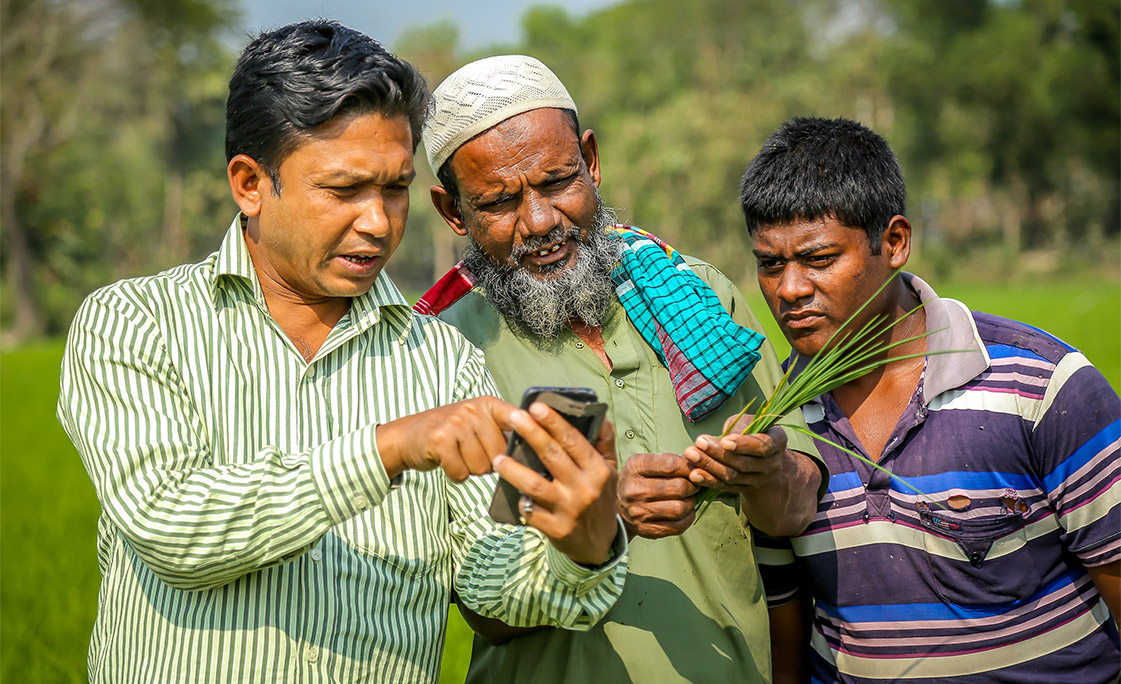
#> input picture 3-people.jpg, 1121 x 684 px
$ jupyter execute thermalImage.ipynb   (shell and % lines are left out)
#> lines starting #> are read from the running program, lines starting #| are printed output that depends on the picture; after the words box and inside, x2 and y2 are one past the last pixel; in counts of white or black regions, pixels touching at a corner belong together
[cell 1]
import os
import numpy as np
import cv2
import matplotlib.pyplot as plt

[cell 2]
image = cv2.imread('3-people.jpg')
#> image is the input picture: shape (684, 1121, 3); mean B, G, R 91.1, 125, 125.4

[cell 3]
def thermal(image):
    image = cv2.cvtColor(image, cv2.COLOR_BGR2RGB)
    image = ~image    # inverting image
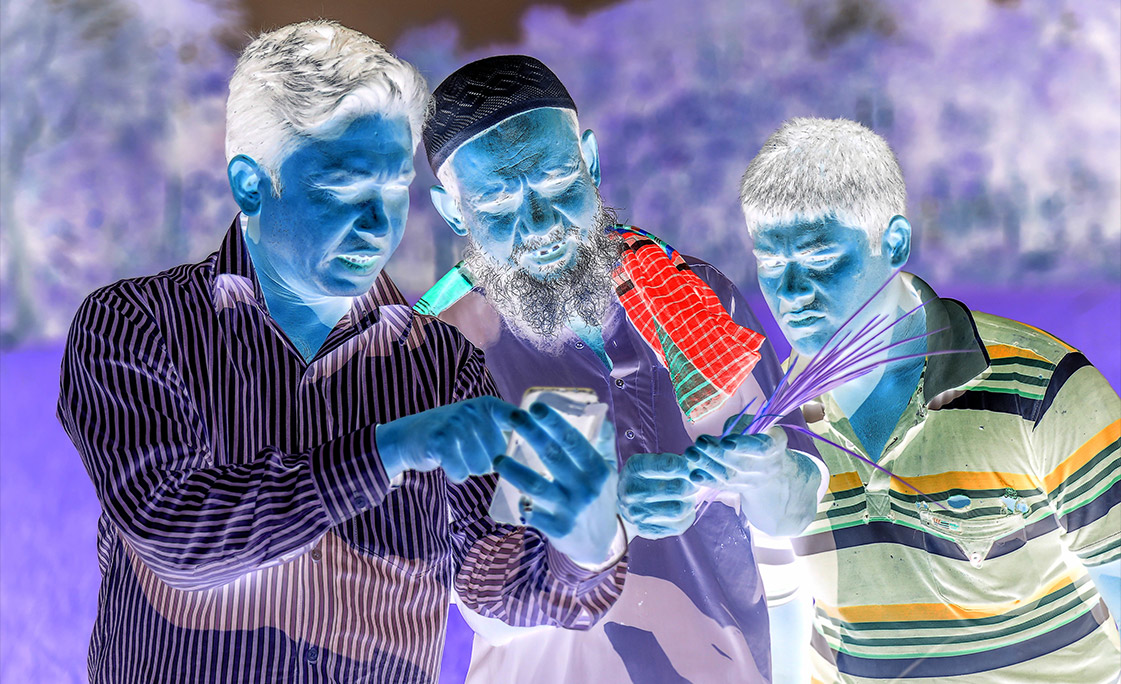
#> image: shape (684, 1121, 3); mean R, G, B 129.6, 130, 163.9

    heatmap_gray = cv2.cvtColor(image, cv2.COLOR_RGB2GRAY)
    heatmap = cv2.applyColorMap(heatmap_gray, cv2.COLORMAP_HOT)
    heatmap = cv2.cvtColor(heatmap, cv2.COLOR_BGR2RGB)
    return heatmap

[cell 4]
hm = thermal(image)
plt.imshow(hm)

[cell 5]
def binary_threshold(heatmap):
    heatmap_gray = cv2.cvtColor(heatmap, cv2.COLOR_RGB2GRAY)
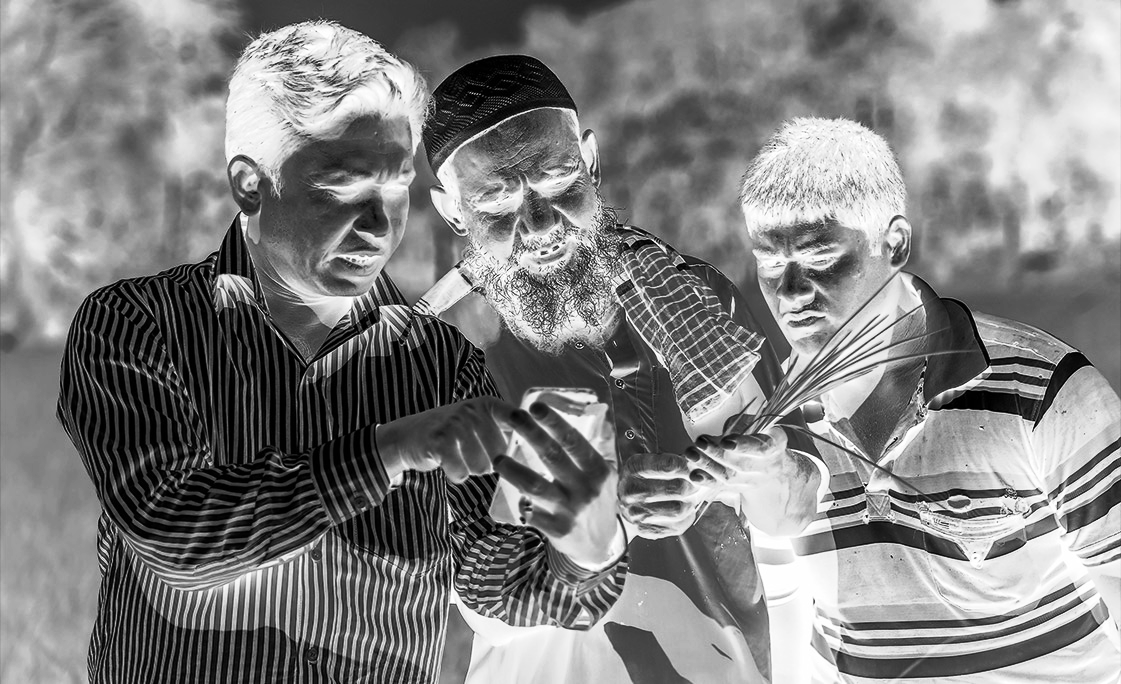
#> heatmap_gray: shape (684, 1121); min 0, max 255, mean 129.6
    ret, binary_thresh = cv2.threshold(heatmap_gray, 200, 255, cv2.THRESH_BINARY)
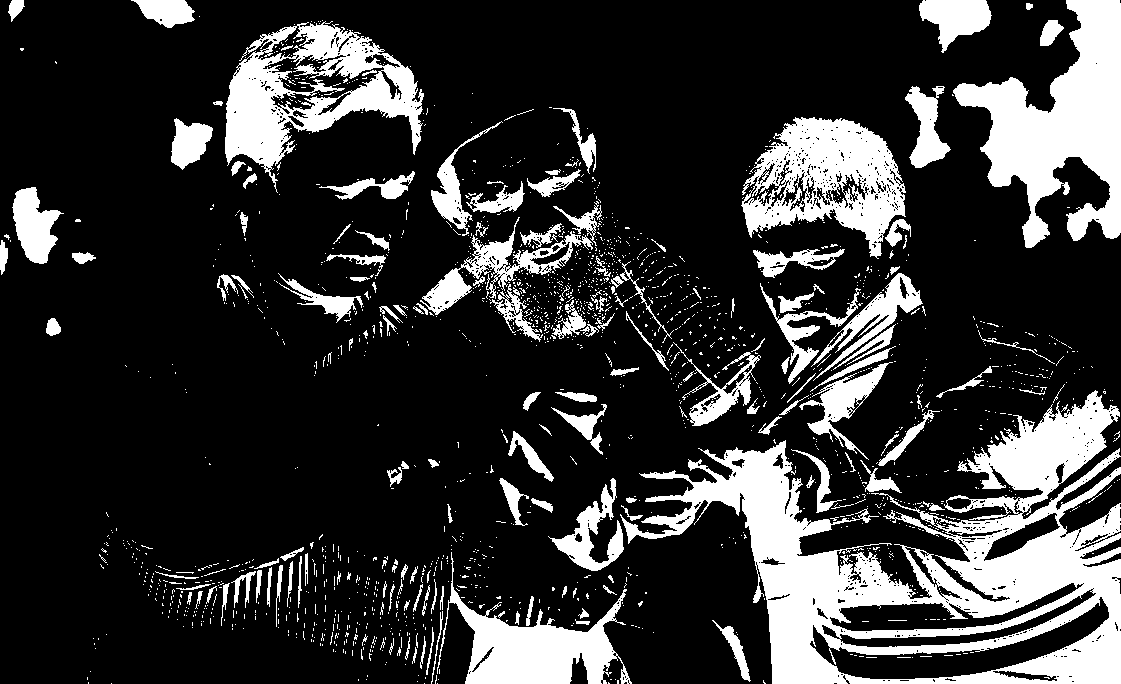
#> binary_thresh: shape (684, 1121); 20.6% white; 1816 white regions (1650 under 20 px), largest, box (x1, y1, x2, y2) and area: (620, 390, 1121, 684) 53717, (953, 0, 1121, 248) 19324, (225, 21, 424, 193) 13444

    return binary_thresh

bt = binary_threshold(hm)
plt.imshow(bt, cmap='gray')

[cell 6]
def erode_dilate(binary_thresh):
    kernel = np.ones((5, 5), np.uint8)
    image_erosion = cv2.erode(binary_thresh, kernel, iterations=1)
#> image_erosion: shape (684, 1121); 10.9% white; 244 white regions (149 under 20 px), largest, box (x1, y1, x2, y2) and area: (956, 0, 1121, 239) 16533, (683, 444, 910, 684) 13551, (928, 530, 1121, 684) 10649
    image_opening = cv2.dilate(image_erosion, kernel, iterations=1)
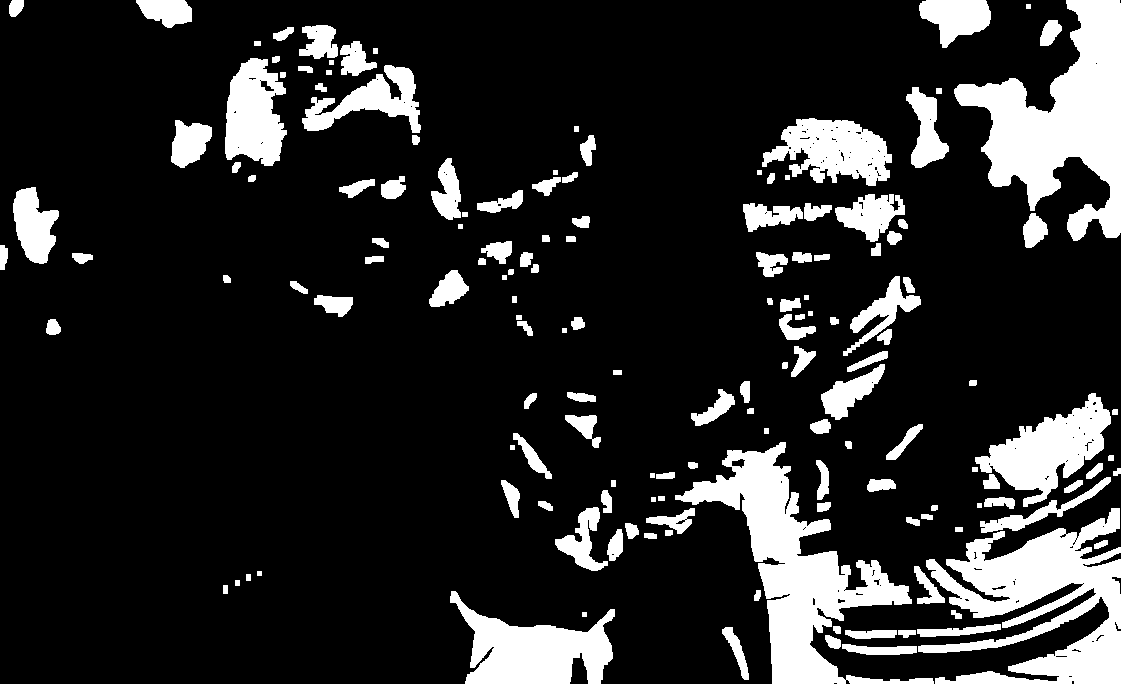
#> image_opening: shape (684, 1121); 16.2% white; 154 white regions
    return image_opening

ed = erode_dilate(bt)
plt.imshow(ed, cmap='gray')

[cell 7]
# Get contours from the image obtained by opening operation
def contours_rectangle(image_opening):
    contours, _ = cv2.findContours(image_opening, 1, 2)
#> contours = 276 contours, 125 with area under 20; largest, box (x1, y1, x2, y2) and area: (954, 0, 1121, 241) 18046, (675, 442, 934, 684) 17254, (918, 508, 1121, 684) 16392, (450, 591, 615, 684) 7767, (975, 393, 1111, 507) 6556

    image_with_rectangles = np.copy(hm)

    for contour in contours:
        # rectangle over each contour
        x, y, w, h = cv2.boundingRect(contour)

        # Draw rectangles for visualisation
        image_with_rectangles = cv2.rectangle(image_with_rectangles, (x, y), (x+w, y+h), (0, 255, 0), 2)
#> this loop made 276 passes
#> (x, y, w, h) on passes 1 to 3: (1068, 675, 5, 3), (1055, 655, 13, 3), (1071, 648, 11, 5)
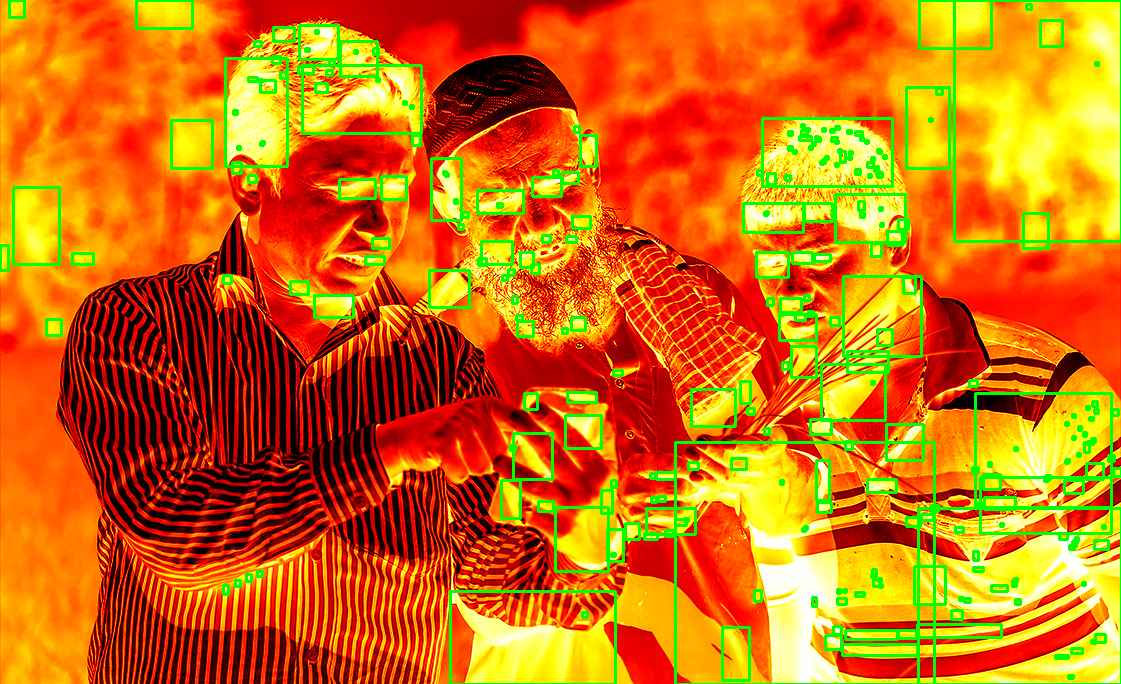
#> image_with_rectangles: shape (684, 1121, 3); mean R, G, B 208.3, 110, 11.7

    return image_with_rectangles

image_with_rectangles = contours_rectangle(ed)
plt.imshow(image_with_rectangles)
